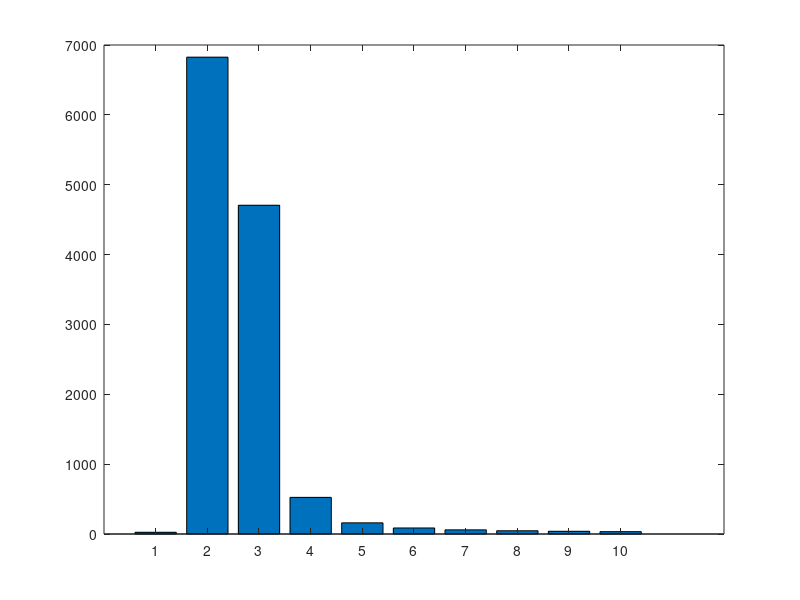
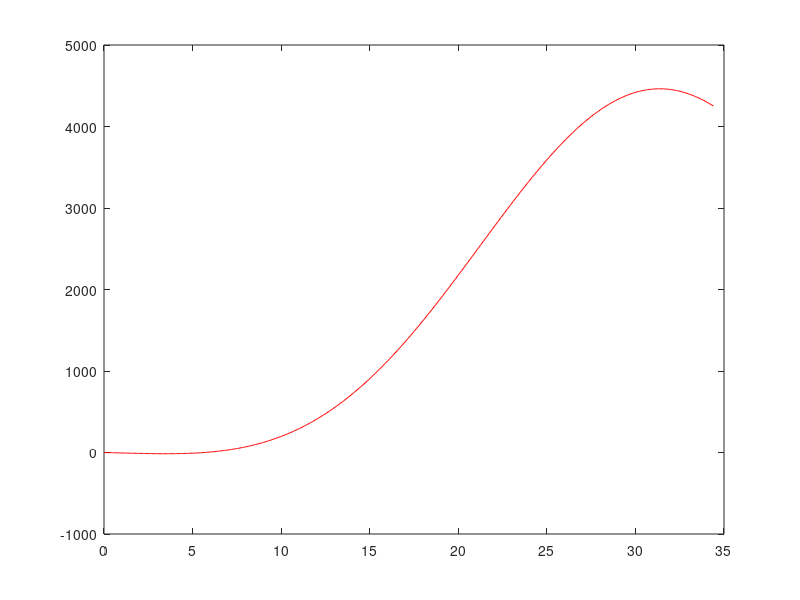
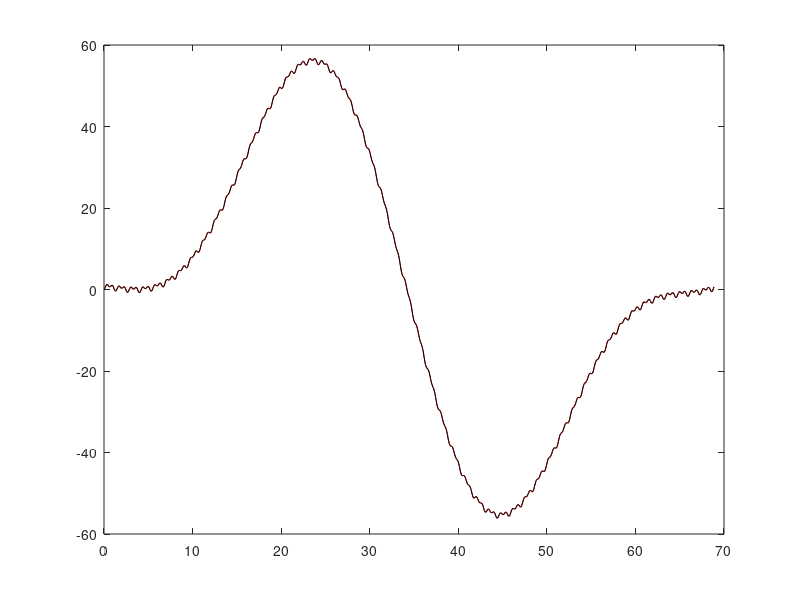

The MATLAB script that drew these images, in order:
function parcial2

    %TDF 

    g=load("RegistroParcial.txt", "-ascii");
    N = length(g)
    dt = 0.06732;
    A1 = 1/3;

    t0 = 0;

    for i=1 : N
        tn(i) = t0 + (i-1)*dt;
    end

    figure(1)
    plot(tn,g,"red");

    y_max=max(g(1:N/2))                 %Sacamos el máximo de la funcion

    find(g==y_max)                      %Encontramos el punto donde g es máximo
    g(304)                              %valor de g máximo
    tn(304)                             %valor de tn donde g es máximo

    %%VAMOS MESSI%%

    %Valores máximos de TDF

    G_tdf = fft(g);
    G_tdf_abs = abs(G_tdf);

    G_tdf_MAX = max(G_tdf_abs)          %Sacamos el máximo de la funcion

    diezporciento = 0.10*G_tdf_MAX

    bar(G_tdf_abs(1:10));

    %Aproximacion de mínimos cuadrados

    Tp = dt * N;
    wd = (2*pi)/Tp;
    w0 = (2*pi)/N;

    for i=1:N
        phi(i,1)=1;
        for k=1:3
            phi(i,2*k)=cos(k*w0*(i-1));
            phi(i,2*k+1)=sin(k*w0*(i-1));
        endfor
    endfor

    a = inv(phi'*phi)*phi'*g;

    sumatoria = 0;    

    for i=1 : N/2
        for k=1 : 3
            sumatoria = sumatoria + a(2*k) * cos(k*wd*(tn(i)-tn(1))) + a(2*k+1) * sin(k*wd*(tn(i)-tn(1)));
        end
        p(i) = a(1) + sumatoria;
    end

    figure(2)
    plot(tn(1:N/2), p, "red")

    Pa_max = max(p)

    puntomax = find(p == Pa_max)

    tPa_max = tn(puntomax)

    %%Convolución

    A1 = 1/3;

    for i=1 : N
        tn(i) = t0 + (i-1)*dt;
        h(i) = exp(-A1*tn(i));
    end

    y = dt * conv(g,h);
    
    for n=1:N
        y2(n) = 0;
        for j=1:n
          y2(n) = y2(n) + g(n + 1 - j) * h(j) * dt;
        endfor
    endfor

    figure(3)
    plot(tn, y(1:length(tn)), "red", tn, y2((1:length(tn))), "black")

end